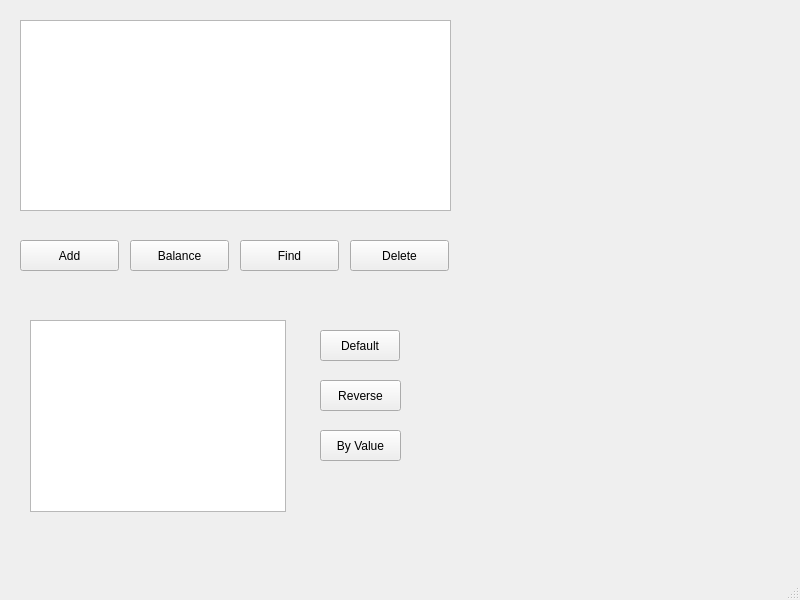
<?xml version="1.0" encoding="UTF-8"?>
<ui version="4.0">
 <class>MainWindow</class>
 <widget class="QMainWindow" name="MainWindow">
  <property name="geometry">
   <rect>
    <x>0</x>
    <y>0</y>
    <width>800</width>
    <height>600</height>
   </rect>
  </property>
  <property name="windowTitle">
   <string>MainWindow</string>
  </property>
  <widget class="QWidget" name="centralwidget">
   <widget class="QTextBrowser" name="textBrowser">
    <property name="geometry">
     <rect>
      <x>30</x>
      <y>320</y>
      <width>256</width>
      <height>192</height>
     </rect>
    </property>
   </widget>
   <widget class="QTreeView" name="treeView">
    <property name="geometry">
     <rect>
      <x>20</x>
      <y>20</y>
      <width>431</width>
      <height>191</height>
     </rect>
    </property>
   </widget>
   <widget class="QPushButton" name="addButton">
    <property name="geometry">
     <rect>
      <x>20</x>
      <y>240</y>
      <width>99</width>
      <height>31</height>
     </rect>
    </property>
    <property name="text">
     <string>Add</string>
    </property>
   </widget>
   <widget class="QPushButton" name="deleteButton">
    <property name="geometry">
     <rect>
      <x>350</x>
      <y>240</y>
      <width>99</width>
      <height>31</height>
     </rect>
    </property>
    <property name="text">
     <string>Delete</string>
    </property>
   </widget>
   <widget class="QPushButton" name="findButton">
    <property name="geometry">
     <rect>
      <x>240</x>
      <y>240</y>
      <width>99</width>
      <height>31</height>
     </rect>
    </property>
    <property name="text">
     <string>Find</string>
    </property>
   </widget>
   <widget class="QPushButton" name="balanceButton">
    <property name="geometry">
     <rect>
      <x>130</x>
      <y>240</y>
      <width>99</width>
      <height>31</height>
     </rect>
    </property>
    <property name="text">
     <string>Balance</string>
    </property>
   </widget>
   <widget class="QPushButton" name="orderButton">
    <property name="geometry">
     <rect>
      <x>320</x>
      <y>330</y>
      <width>80</width>
      <height>31</height>
     </rect>
    </property>
    <property name="text">
     <string>Default</string>
    </property>
   </widget>
   <widget class="QPushButton" name="reverseButton">
    <property name="geometry">
     <rect>
      <x>320</x>
      <y>380</y>
      <width>81</width>
      <height>31</height>
     </rect>
    </property>
    <property name="text">
     <string>Reverse</string>
    </property>
   </widget>
   <widget class="QPushButton" name="byValueButton">
    <property name="geometry">
     <rect>
      <x>320</x>
      <y>430</y>
      <width>81</width>
      <height>31</height>
     </rect>
    </property>
    <property name="text">
     <string>By Value</string>
    </property>
   </widget>
  </widget>
  <widget class="QMenuBar" name="menubar">
   <property name="geometry">
    <rect>
     <x>0</x>
     <y>0</y>
     <width>800</width>
     <height>27</height>
    </rect>
   </property>
  </widget>
  <widget class="QStatusBar" name="statusbar"/>
 </widget>
 <resources/>
 <connections/>
</ui>
